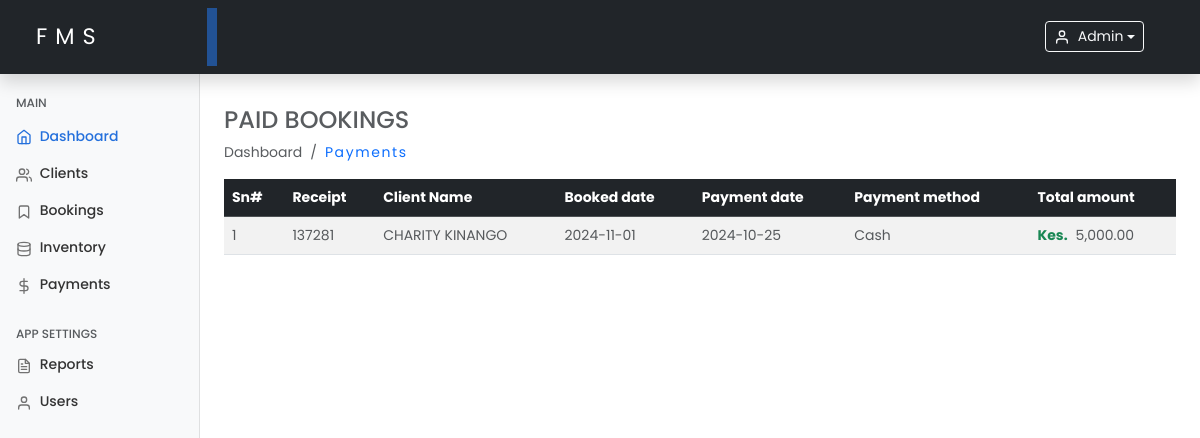
The app's page /payments.php (signed in), older data.
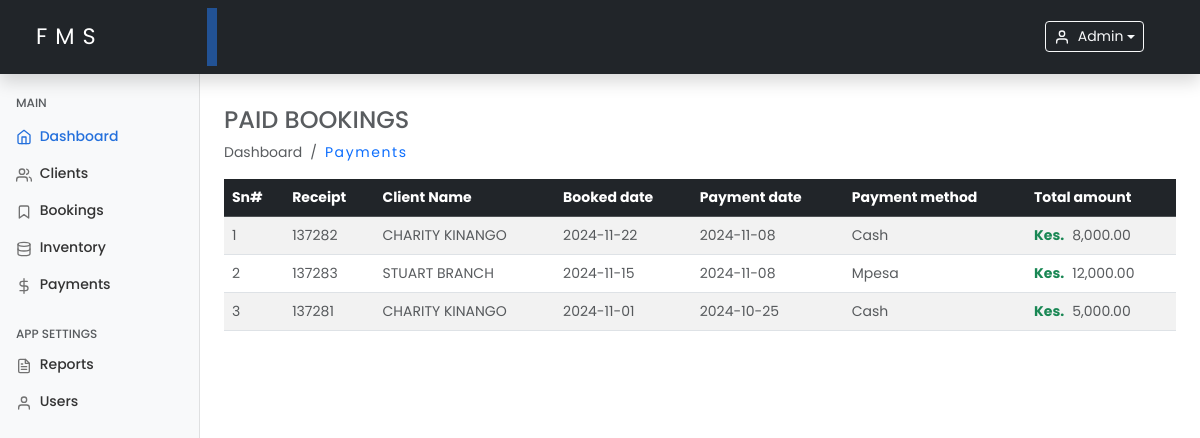
The same page, newer data.
### tables this page shows
CREATE TABLE `payments` (
  `id` int(11) NOT NULL,
  `booking_id` int(11) NOT NULL,
  `receipt_number` int(8) DEFAULT NULL,
  `payment_method` enum('cash','mpesa') NOT NULL DEFAULT 'cash',
  `amount` decimal(10,2) NOT NULL,
  `tax` decimal(10,2) DEFAULT NULL,
  `discount` decimal(10,2) DEFAULT NULL,
  `total` decimal(10,2) GENERATED ALWAYS AS (`amount` + `tax` - `discount`) VIRTUAL,
  `payment_date` date NOT NULL,
  `created_at` timestamp NOT NULL DEFAULT current_timestamp(),
  `updated_at` timestamp NOT NULL DEFAULT current_timestamp() ON UPDATE current_timestamp()
);

CREATE TABLE `clients` (
  `id` int(11) NOT NULL,
  `client_name` varchar(100) NOT NULL,
  `client_phone` varchar(20) NOT NULL,
  `client_email` varchar(100) DEFAULT NULL,
  `client_address` varchar(255) DEFAULT NULL,
  `deceased_name` varchar(100) NOT NULL,
  `deceased_age` int(3) NOT NULL,
  `deceased_date_of_death` date NOT NULL,
  `deceased_cause` enum('natural','sickness','accident','other') NOT NULL,
  `deceased_gender` enum('male','female','other') NOT NULL,
  `created_at` timestamp NOT NULL DEFAULT current_timestamp(),
  `updated_at` timestamp NOT NULL DEFAULT current_timestamp() ON UPDATE current_timestamp()
);

CREATE TABLE `bookings` (
  `id` int(11) NOT NULL,
  `client_id` varchar(100) NOT NULL,
  `deceased_name` varchar(100) NOT NULL,
  `service_type` enum('burial','cremation','other') DEFAULT 'burial',
  `schedule_date` date NOT NULL,
  `vehicle_type` varchar(150) DEFAULT NULL,
  `request` varchar(255) DEFAULT NULL,
  `status` enum('scheduled','completed') DEFAULT 'scheduled',
  `created_at` timestamp NOT NULL DEFAULT current_timestamp(),
  `updated_at` timestamp NOT NULL DEFAULT current_timestamp() ON UPDATE current_timestamp()
);

### includes/functions.php (called while the page is built, shortened)
<?php
function getProcessedBookings($conn)
{
    $processedBookings = [];
    $query = "SELECT p.booking_id, p.receipt_number, p.payment_method, p.amount, p.tax, p.discount, p.payment_date,
                     s.schedule_date, c.client_name AS client_name
              FROM payments p
              JOIN bookings s ON p.booking_id = s.id
              JOIN clients c ON s.client_id = c.id
              ORDER BY p.payment_date DESC";
    $result = $conn->query($query);
    if ($result && $result->num_rows > 0) {
        while ($row = $result->fetch_assoc()) {
            $processedBookings[] = $row;
        }
    }
    return $processedBookings;
}

### payments.php (the view, shortened to what this page needs)
<?php
include 'includes/functions.php';
$processedBookings = getProcessedBookings($conn);
include './includes/header.php';
include './includes/sidebar.php';
?>
<main class="col-md-9 ms-sm-auto col-lg-10 px-md-4 mt-2">
    <h4 class="text-muted text-uppercase mt-4">Paid Bookings</h4>
    <ol class="breadcrumb mb-2">
        <li class="breadcrumb-item active">Dashboard</li>
        <li class="breadcrumb-item">
            <a class="text-decoration-none hover-underline" href="payments.php">Payments</a>
        </li>
    </ol>
    <div class="table-responsive">
        <?php if (!empty($processedBookings)): ?>
        <table class="table table-striped table-hover table-lg mt-2">
            <thead class="table-dark">
                    <tr>
                        <th>Sn#</th>
                        <th>Receipt</th>
                        <th>Client Name</th>
                        <th>Booked date</th>
                        <th>Payment date</th>
                        <th>Payment method</th>
                        <th>Total amount</th>
                    </tr>
                </thead>
                <tbody>
                    <?php foreach ($processedBookings as $index => $booking): ?>
                        <tr>
                            <td class="text-muted"><?php echo $index + 1; ?></td>
                            <td class="text-muted"><?php echo htmlspecialchars($booking['receipt_number']); ?></td>
                            <td class="text-muted text-uppercase"><?php echo htmlspecialchars($booking['client_name']); ?></td>
                            <td class="text-muted"><?php echo htmlspecialchars($booking['schedule_date']); ?></td>
                            <td class="text-muted"><?php echo htmlspecialchars($booking['payment_date']); ?></td>
                            <td class="text-muted text-capitalize"><?php echo htmlspecialchars($booking['payment_method']); ?></td>
                            <td class="text-muted"><strong class="text-success me-2">Kes.</strong><?php echo number_format($booking['amount'], 2); ?></td>
                        </tr>
                    <?php endforeach; ?>
                </tbody>
            </table>
        <?php else: ?>
            <p class="text-center text-danger">No processed bookings found.</p>
        <?php endif; ?>
    </div>
</main>
<?php include './includes/footer.php'; ?>

Row changes from the older to the newer data that the page shows:
added payments: receipt_number "137282", clients.client_name "CHARITY KINANGO", booking.schedule_date "2024-11-22", payment_date "2024-11-08", payment_method "Cash", amount "8,000.00"
added payments: receipt_number "137283", clients.client_name "STUART BRANCH", booking.schedule_date "2024-11-15", payment_date "2024-11-08", payment_method "Mpesa", amount "12,000.00"
